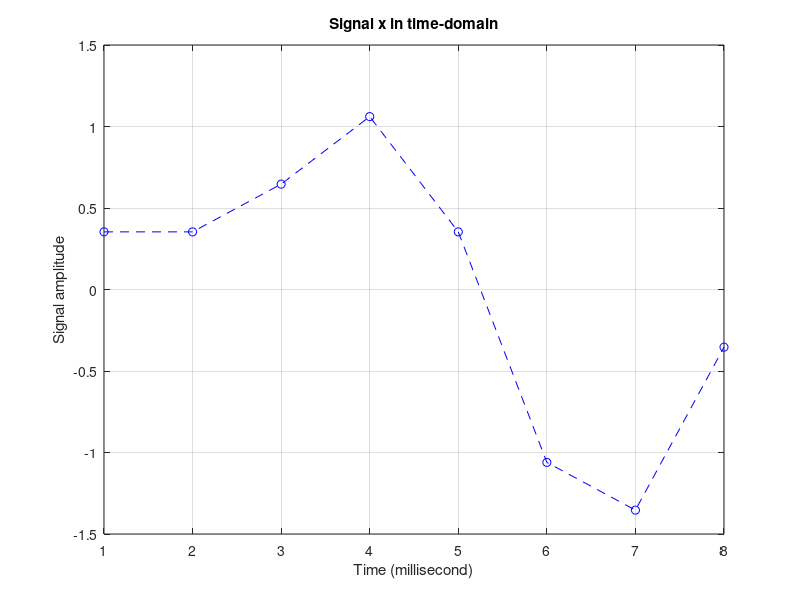
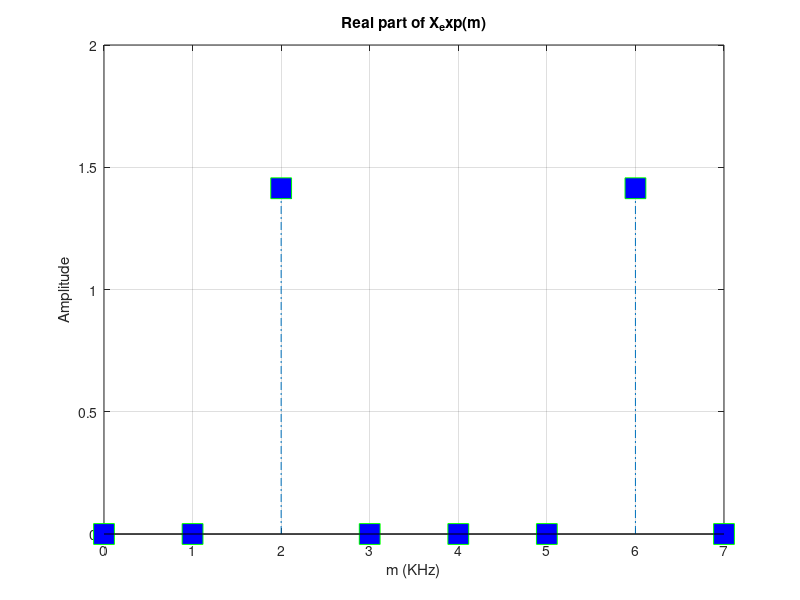
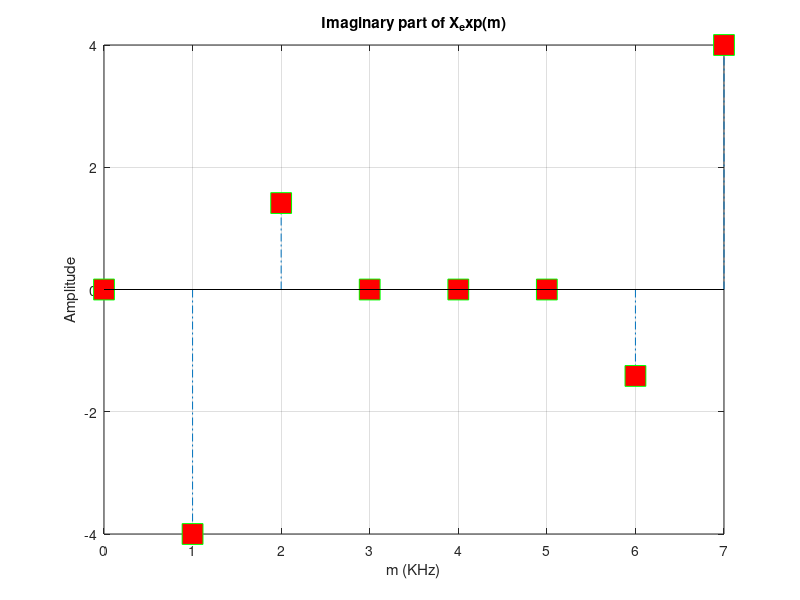
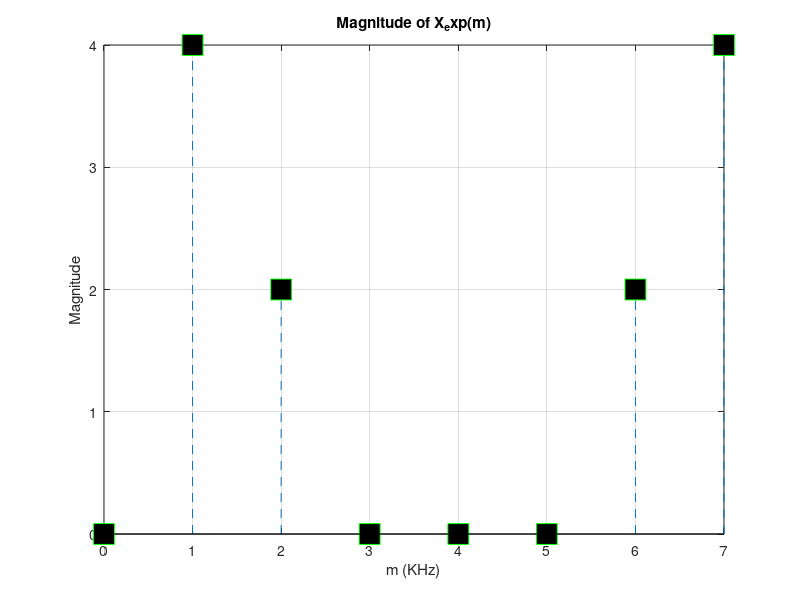

These charts were generated, in order, by the following MATLAB code:

%% A DFT example (using exponential form of DFT equation)
clc;   clear;   close all;
DFT_points = 8;
j = sqrt(-1);
Fs = 8*1e3;         % Sampling frequency 8KHz
Ts = 1/Fs;
ind = 1;
x = [];
for n = 1:DFT_points
    m = n-1;
    x(ind) = sin(2*pi*1000*m*Ts)+0.5*sin(2*pi*2000*m*Ts+(3*pi/4));
    ind = ind + 1;
end
t = 1:DFT_points;
% Plot first N discrete values of continuous signal x :
   figure(1);   plot(t,x,'b--o');   grid on;
   xlabel('Time (millisecond)');     ylabel('Signal amplitude')
   title('Signal x in time-domain');   zoom xon;


N = DFT_points;   % The number of samples of input sequence- x and the number of frequency points in the DFT output  

%% DFT using Matlab builtin function: 

% n_1 = length(x);
% dft_matlab = x*dftmtx(n_1);


%% DFT using exponential equation:
X_exp = zeros(N,1);     Xe_real = zeros(N,1);     Xe_imag = zeros(N,1);
Xe_mag = zeros(N,1);    Xe_ang_rad = zeros(N,1);  Xe_ang_deg = zeros(N,1);
for m = 1:DFT_points
    X_1 = zeros(N,1);   
    m_e = m - 1;
    for ii = 1:N
        n = ii-1;   
        X_p1 = [];   
        X_p1 = x(1,ii)*exp((-j*2*pi*n*m_e)/N);                    
        X_1(ii,1) = X_p1;  
    end
    X_exp(m,1) = sum(X_1(:,1));
    Xe_real(m,1) = real(X_exp(m,1));
        if Xe_real(m,1) > 0 && Xe_real(m,1) < 1e-10
           Xe_real(m,1) = 0;  
        end  
        if Xe_real(m,1) < 0 && Xe_real(m,1) > -1e-10
           Xe_real(m,1) = 0;  
        end
    Xe_imag(m,1) = imag(X_exp(m,1));
        if Xe_imag(m,1) > 0 && Xe_imag(m,1) < 1e-10
           Xe_imag(m,1) = 0;  
        end  
        if Xe_imag(m,1) < 0 && Xe_imag(m,1) > -1e-10
           Xe_imag(m,1) = 0;  
        end
    Xe_mag(m,1) = sqrt(Xe_real(m,1).^2 + Xe_imag(m,1).^2);
    Xe_ang_rad(m,1) = atan(Xe_imag(m,1)/Xe_real(m,1));     Xe_ang_rad(isnan(Xe_ang_rad)) = 0;
    Xe_ang_deg(m,1) = (180/3.14159)*Xe_ang_rad(m,1); 
end

mf = 0:DFT_points-1;
figure(2); 
stem(mf,Xe_real,'LineStyle','-.',...
     'MarkerSize',15,'Marker','s',...
     'MarkerFaceColor','blue',...
     'MarkerEdgeColor','green')
grid on;
title('Real part of X_exp(m)')
xlabel('m (KHz)')
ylabel('Amplitude')

figure(3);
stem(mf,Xe_imag,'LineStyle','-.',...
     'MarkerSize',15,'Marker','s',...
     'MarkerFaceColor','red',...
     'MarkerEdgeColor','green')
grid on;
title('Imaginary part of X_exp(m)')
xlabel('m (KHz)')
ylabel('Amplitude')

figure(4); 
stem(mf,Xe_mag,'LineStyle','--',...
     'MarkerSize',15,'Marker','s',...
     'MarkerFaceColor','black',...
     'MarkerEdgeColor','green')
grid on;
title('Magnitude of X_exp(m)')
xlabel('m (KHz)')
ylabel('Magnitude')

figure(5); 
stem(mf,Xe_ang_deg,'LineStyle','--',...
     'MarkerSize',15,'Marker','s',...
     'MarkerFaceColor','cyan',...
     'MarkerEdgeColor','green')
grid on;
title('Phase angle of X_exp(m)')
xlabel('m (KHz)')
ylabel('Degree')





